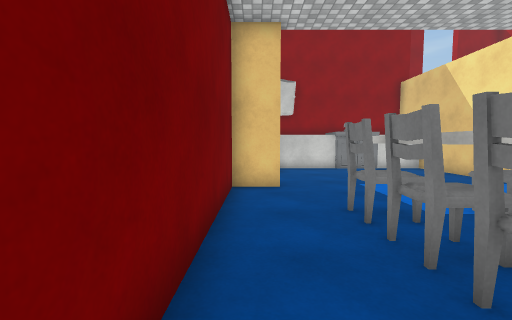
view 1 (above)

18 first-person views from a walk through a 3-D level made in the Unity game engine. The camera is 1.4 m above the floor, tilts 4° down and sees 90° across. The floor is counted in squares, 1 m on a side. Each view is taken from the middle of a square. On the plan, view 1 faces up. The plan holds only what a view shows up to about 13 squares ahead; the rest is blank. The place goes on beyond the plan. Surface patterns are stand-ins for the level's own textures.

view 2
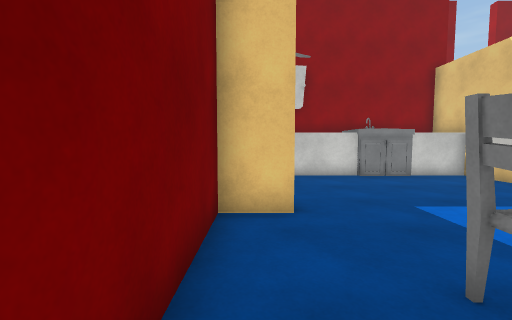

view 3
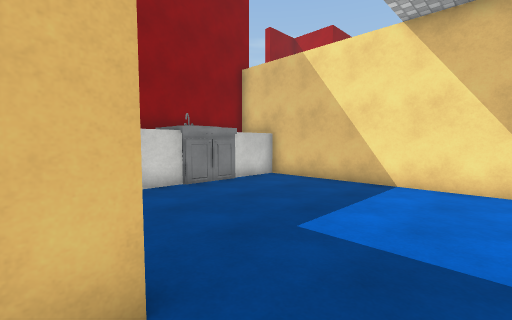

view 4
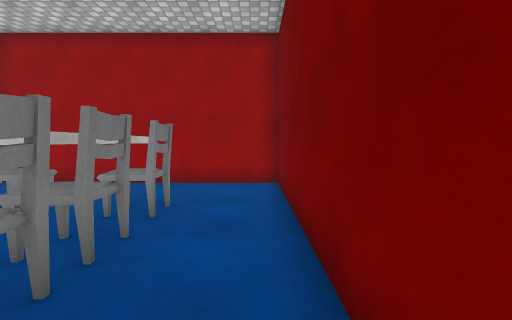

view 5
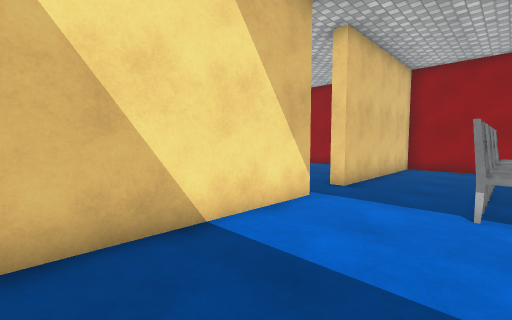

view 6
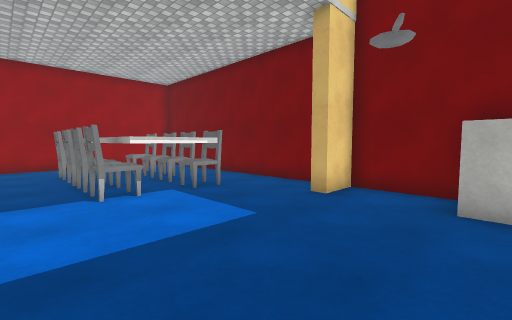

view 7
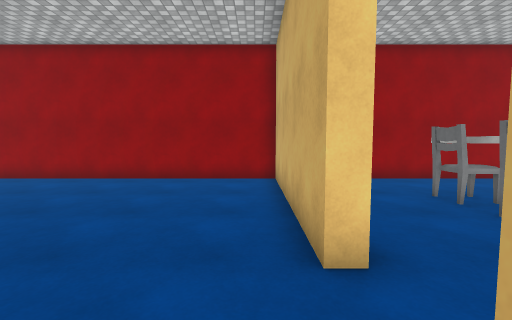

view 8
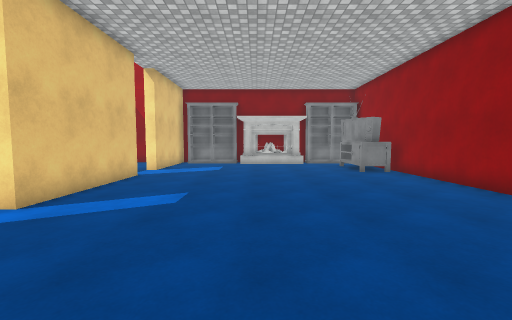

view 9
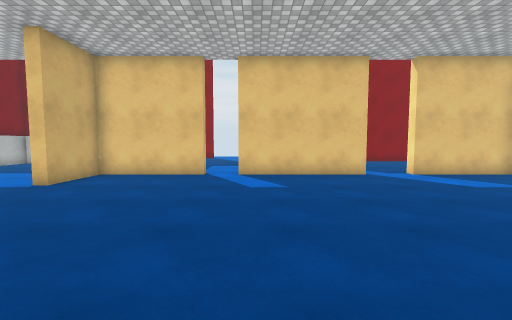

view 10
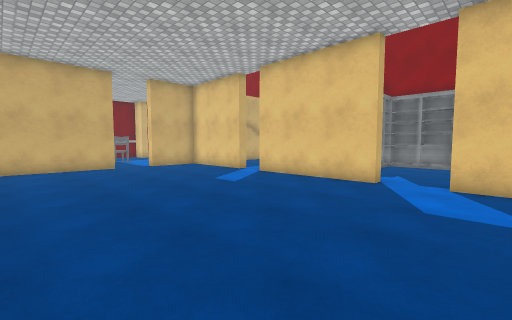

view 11
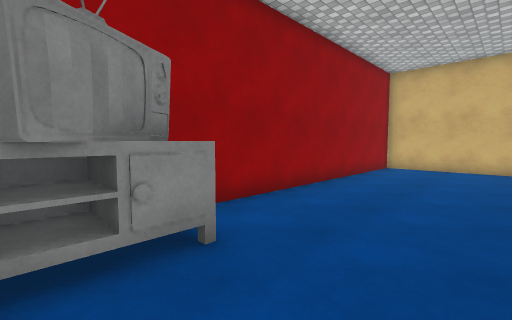

view 12
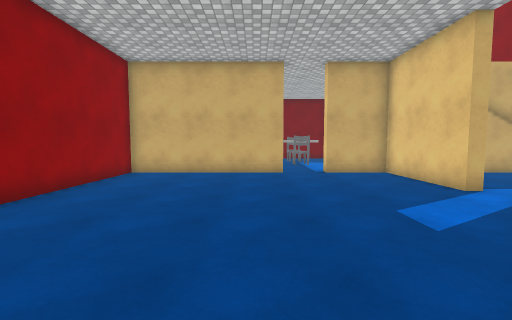

view 13
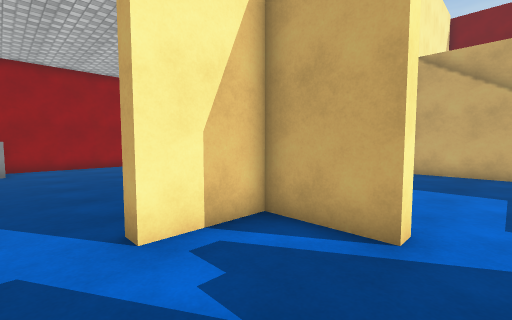

view 14
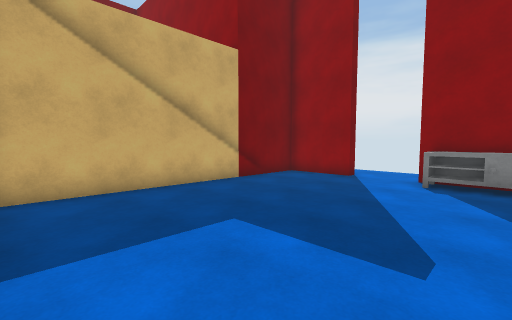

view 15
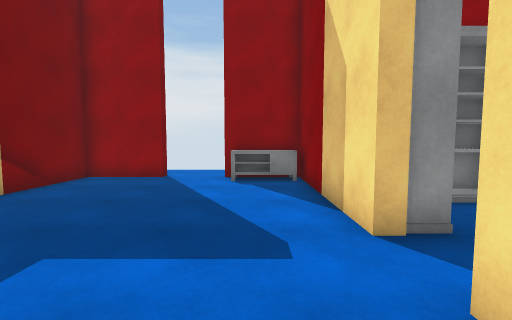

view 16
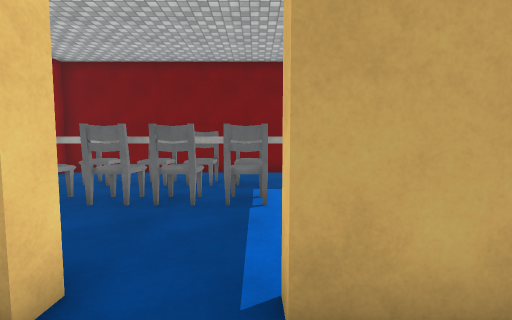

view 17
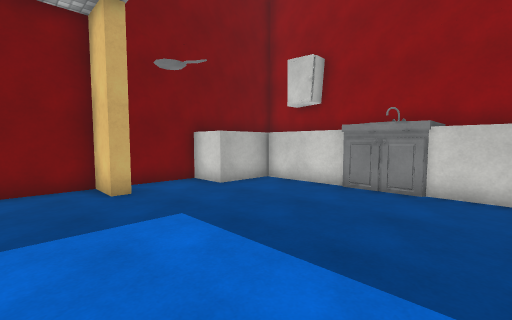

view 18
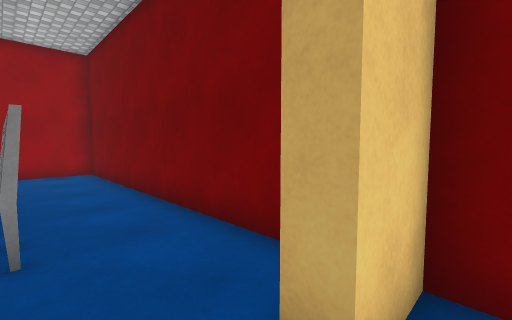

### Floor plan
Ten units are one square. View 1 is at (0, 0); x grows to the right and y downward. Boxes are objects, and circles mark ways between rooms. Rooms are numbered by the first view taken in them; rooms with no view inside come last. Other rooms are left out.
<svg viewBox="-13 -204 263 246">
<path fill="none" stroke="#000" d="M25 -49 25 -59 50 -59M25 -38 25 -45M25 -29 25 -35M87 -52 87 -137 65 -137M25 -21 25 -26M25 -14 25 -20M25 -2 25 -10M25 10 25 1M44 -137 9 -137 9 -113 -8 -113 -8 -85 7 -85 7 -80 -8 -80 -8 37 87 37 87 -33M231 19 231 32 241 32M138 -86 138 -80 93 -80 93 -52 87 -52M220 34 220 19 236 19M207 -85 207 -80 152 -80 152 -84M87 -33 93 -33 93 37 231 37M245 -80 228 -80 228 -85M220 -149 205 -149M191 -129 178 -129M219 -156 210 -156M176 -110 182 -110 182 -85 207 -85M178 -129 178 -193 148 -193M175 -182 150 -182M123 -199 123 -193 93 -193 93 -89M152 -192 152 -181"/>
<rect x="15" y="-5" width="10" height="20" fill="#bbb"><title>chair</title></rect>
<rect x="15" y="-25" width="10" height="20" fill="#bbb"><title>chair</title></rect>
<rect x="15" y="-35" width="10" height="10" fill="#bbb"><title>chair</title></rect>
<rect x="15" y="-55" width="10" height="20" fill="#bbb"><title>chair</title></rect>
<rect x="45" y="-5" width="10" height="20" fill="#bbb"><title>chair</title></rect>
<rect x="45" y="-25" width="10" height="20" fill="#bbb"><title>chair</title></rect>
<rect x="45" y="-35" width="10" height="10" fill="#bbb"><title>chair</title></rect>
<rect x="45" y="-55" width="10" height="20" fill="#bbb"><title>chair</title></rect>
<rect x="55" y="-145" width="10" height="10" fill="#bbb"><title>sink</title></rect>
<rect x="235" y="15" width="10" height="10" fill="#bbb"><title>other object</title></rect>
<circle cx="90" cy="-45" r="3" fill="#2a7"/>
<circle cx="215" cy="-80" r="3" fill="#2a7"/>
<circle cx="145" cy="-80" r="3" fill="#2a7"/>
<circle cx="180" cy="-120" r="3" fill="#2a7"/>
<text x="50" y="-50">1</text>
<text x="170" y="-20">2</text>
<text x="220" y="-120">3</text>
<text x="140" y="-140">4</text>
</svg>
Room 1 opens to room 2. Room 2 opens to room 3. Room 2 opens to room 4. Room 3 opens to room 4.

Where each view was taken, in squares from view 1:
view 1: 0 up, 0 right, facing up
view 2: 3 up, 0 right, facing up
view 3: 6 up, 0 right, facing up-right
view 4: 5 up, 0 right, facing down
view 5: 11 up, 5 right, facing down-right
view 6: 12 up, 7 right, facing down-left
view 7: 6 up, 10 right, facing down
view 8: 3 up, 10 right, facing right
view 9: 3 down, 16 right, facing up
view 10: 1 down, 24 right, facing up-left
view 11: 1 up, 24 right, facing down-left
view 12: 2 up, 21 right, facing left
view 13: 12 up, 22 right, facing down-left
view 14: 9 up, 17 right, facing up-left
view 15: 9 up, 16 right, facing up
view 16: 5 up, 11 right, facing left
view 17: 6 up, 8 right, facing up-left
view 18: 9 up, 2 right, facing down-left
